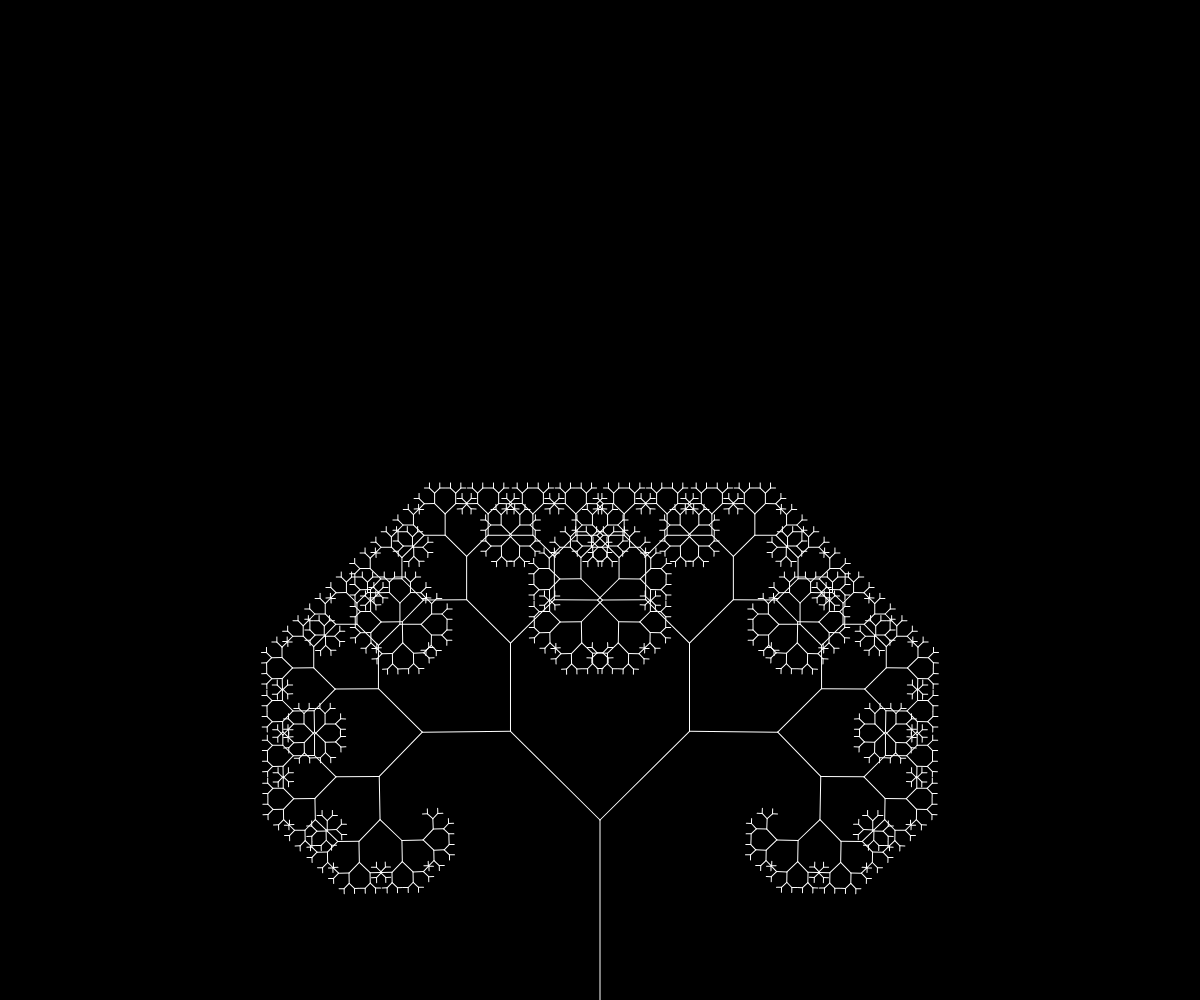
Frame 1 (no input)
Frame 60 (no input): identical to frame 1, image omitted
Frame 120 (the mouse pressed at the canvas centre since frame 60): identical to frame 1, image omitted

The p5.js sketch that drew this single still picture (run headless with seeded random() and noise() and a simulated clock; from frame 60 on, the mouse is pressed at the canvas centre):

// p5.js sketch
// ── sketch.js
const CANVAS_WIDTH  = window.innerWidth
const CANVAS_HEIGHT = window.innerHeight

let bodyLengthSlider
let branchPortionSlider
let maxIterationSlider
let angleSlider

let bodyLength = 180
let branchPortion = 0.7
let maxIteration = 10
let angle = Math.PI / 5

function setup() {
    createCanvas(CANVAS_WIDTH, CANVAS_HEIGHT)

    createP('Body Length:')
    createSpan('50')
    bodyLengthSlider = createSlider(50, 300, 180)
    createSpan('300')

    createP('Branch Proportion:')
    createSpan('0.1')
    branchPortionSlider = createSlider(0.1, 1, 0.7, 0.05)
    createSpan('1')

    createP('Max Iteration:')
    createSpan('1')
    maxIterationSlider = createSlider(1, 15, 10)
    createSpan('15')
    
    createP('Branch Angle:')
    createSpan('0')
    angleSlider = createSlider(0, 2 * Math.PI, Math.PI / 4, 0.01)
    createSpan('2 * PI')
}

function draw() {
    background(0)
    translate(CANVAS_WIDTH / 2, CANVAS_HEIGHT)
    stroke(255)

    bodyLength = bodyLengthSlider.value()
    branchPortion = branchPortionSlider.value()
    maxIteration = maxIterationSlider.value()
    angle = angleSlider.value()

    branch(bodyLength, 0)
}

function branch(len, i) {
    line(0, 0, 0, -len)
    translate(0, -len)
    if (i < maxIteration) {
        push()
        rotate(angle)
        branch(len * branchPortion, i + 1)
        pop()
        push()
        rotate(-angle)
        branch(len * branchPortion, i + 1)
        pop()
    }
}
